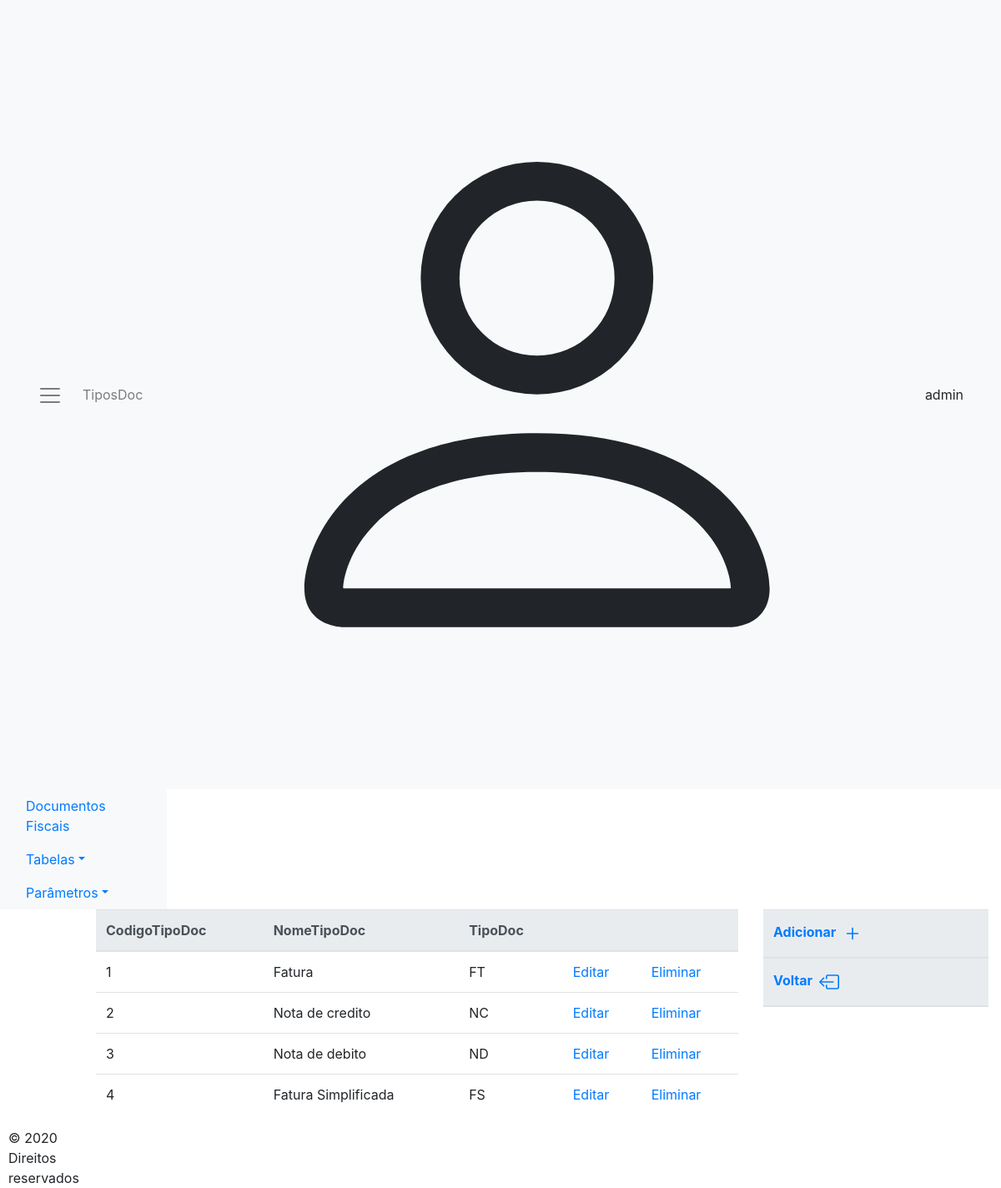
Screenshot of /showTiposDoc.php (signed in) with the database file from the repository.
### tables this page shows
CREATE TABLE `tiposdoc` (
  `codTiposDoc` int NOT NULL AUTO_INCREMENT,
  `nomeTiposDoc` varchar(30) NOT NULL,
  `tipoDoc` varchar(10) NOT NULL,
  PRIMARY KEY (`codTiposDoc`),
  UNIQUE KEY `tipoDoc` (`tipoDoc`)
);

### showTiposDoc.php (the view, shortened to what this page needs)
<?php
$currentPage="TiposDoc";
include_once './common/cabecalho.php';
try
{
    $database = new Connection();
    $db = $database->openConnection();
    $sql = "SELECT * FROM tiposdoc " ;?>
<main role="main" id="main" class="col-lg-12">
      <div class="row" id="linha">
            <div class='col-lg-1' id='paraRemover'> </div>
            <div class="col-lg-8" >
                <table class="table table-hover">
                    <thead class="thead-light">
                        <tr>
                            <th>CodigoTipoDoc</th>
                            <th>NomeTipoDoc</th>
                            <th>TipoDoc</th>
                            <th></th>
                            <th></th>
                        </tr>
                    </thead>
                    <?php
                        foreach ($db->query($sql) as $row) {
                    ?>
                    <tr>
                        <td><?php echo $row['codTiposDoc'] ?></td>
                        <td><?php echo $row['nomeTiposDoc'] ?></td>
                        <td><?php echo $row['tipoDoc'] ?></td>
                        <td>
                            <a href="#" onclick="openModal(<?php echo $row['codTiposDoc'];?>,'<?php echo $currentPage?>', 'Editar')" data-target="#loadModal" data-toggle="modal" >Editar</a>
                        </td>
                        <td>
                            <a href="#" onclick="openModal(<?php echo $row['codTiposDoc'];?>,'<?php echo $currentPage?>', 'Eliminar')" data-target="#loadModal" data-toggle="modal" >Eliminar</a>
                        </td>
                    </tr>
                    <?php
                    }
                    ?>
                </table>
            </div>
    <?php
    }
    catch (PDOException $e)
        {
            echo "There is some problem in connection: " . $e->getMessage();
        }
    ?>
    <div class="col-lg-3"  >
        <table class="table table-hover">
            <thead class="thead-light">
                <tr>
                    <th> <a href="#" onclick="openModal(0,'<?php echo $currentPage?>', 'Adicionar')" data-target="#loadModal" data-toggle="modal" >Adicionar
                        </a>
                    </th>
                </tr>
                <tr>
                    <th><a href="./home.php">Voltar
                        </a>
                    </th>
                </tr>
            </thead>
        </table>
    </div>
    </div>
</main>
<?php include_once './common/rodape.php'; ?>
</body>
</html>

### rows the page displays
tiposdoc: codTiposDoc "1", nomeTiposDoc "Fatura", tipoDoc "FT"
tiposdoc: codTiposDoc "2", nomeTiposDoc "Nota de credito", tipoDoc "NC"
tiposdoc: codTiposDoc "3", nomeTiposDoc "Nota de debito", tipoDoc "ND"
tiposdoc: codTiposDoc "4", nomeTiposDoc "Fatura Simplificada", tipoDoc "FS"

### other values shown
$currentPage "TiposDoc"
$_SESSION['username'] "admin"
